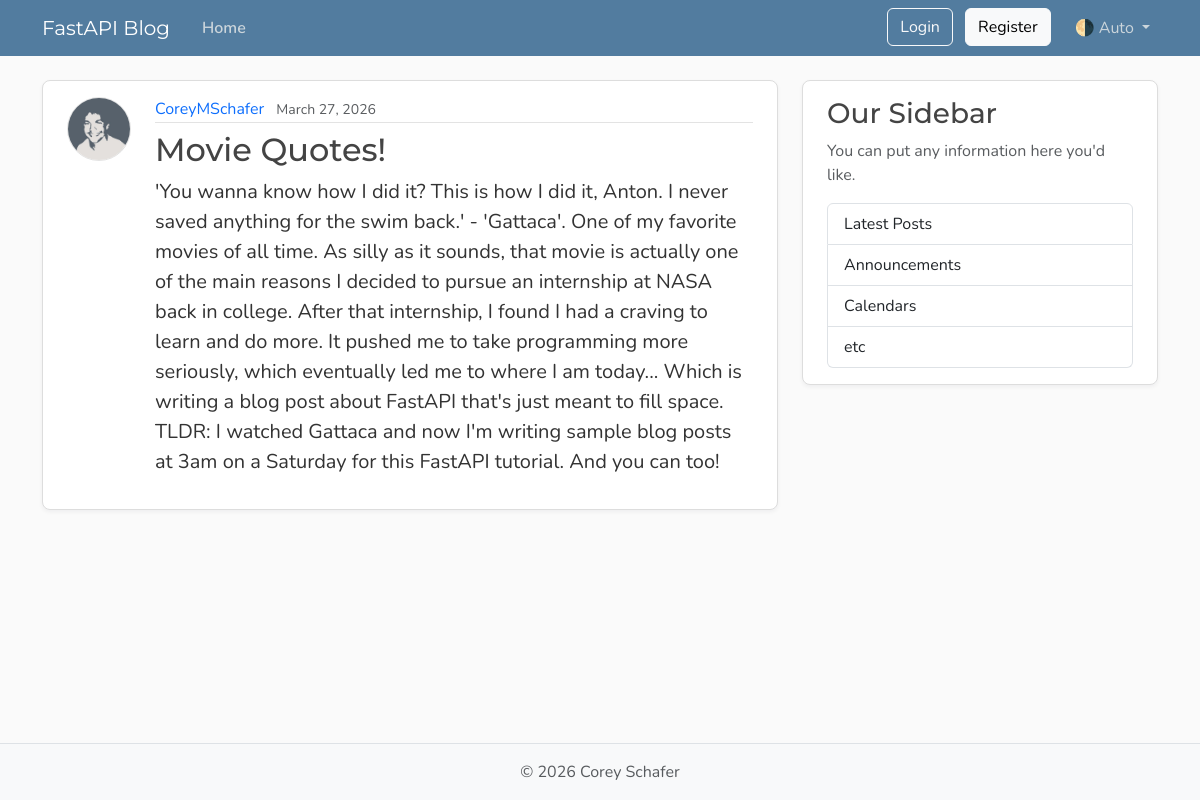
The page /posts/2 on the database its author committed.
### models.py (models this page shows, shortened)
class User(Base):
    __tablename__ = "users"
    id: Mapped[int] = mapped_column(Integer, primary_key=True, index=True)
    username: Mapped[str] = mapped_column(String(50), unique=True, nullable=False)
    email: Mapped[str] = mapped_column(String(120), unique=True, nullable=False)
    password_hash: Mapped[str] = mapped_column(String(200), nullable=False)
    image_file: Mapped[str | None] = mapped_column(
        String(200),
        nullable=True,
        default=None,
    )
    posts: Mapped[list[Post]] = relationship(    #sqlalchemy docs
        back_populates="author",
        cascade="all, delete-orphan")
    reset_tokens: Mapped[list[PasswordResetToken]] = relationship(
        back_populates="user",
        cascade="all, delete-orphan",
    )

class Post(Base):
    __tablename__ = "posts"
    id: Mapped[int] = mapped_column(Integer, primary_key=True, index=True)
    title: Mapped[str] = mapped_column(String(100), nullable=False)
    content: Mapped[str] = mapped_column(Text, nullable=False)
    user_id: Mapped[int] = mapped_column(
        ForeignKey("users.id"),
        nullable=False,
        index=True,
    )
    date_posted: Mapped[datetime] = mapped_column(
        DateTime(timezone=True),
        default=lambda: datetime.now(UTC),
    )
    author: Mapped[User] = relationship(back_populates="posts")

### main.py (the view)
@app.get("/posts/{post_id}", include_in_schema=False)
async def post_page(
    request: Request, post_id: int, db: Annotated[AsyncSession, Depends(get_db)]
):
    result = await db.execute(
        select(models.Post)
        .options(selectinload(models.Post.author))
        .where(models.Post.id == post_id),
    )
    post = result.scalars().first()
    if post:
        title = post.title[:50]
        return templates.TemplateResponse(
            request,
            "post.html",
            {"post": post, "title": title},
        )
    raise HTTPException(status_code=status.HTTP_404_NOT_FOUND, detail="Post not found")

### templates/post.html (shortened to what this page needs)
{% extends "layout.html" %}
{% block content %}
    <article class="content-section py-3 px-4 mb-4">
        <div class="d-flex align-items-start gap-4">
            <img class="rounded-circle article-img flex-shrink-0"
                 src="{{ post.author.image_path }}"
                 alt="{{ post.author.username }}'s profile picture"
                 width="64"
                 height="64"
                 loading="lazy">
            <div class="flex-grow-1">
                <div class="article-metadata mb-2">
                    <a class="me-2"
                       href="{{ url_for('user_posts', user_id=post.author.id) }}">{{ post.author.username }}</a>
                    <small class="text-body-secondary">{{ post.date_posted.strftime("%B %d, %Y") }}</small>
                </div>
                <h2 class="article-title">{{ post.title }}</h2>
                <p class="article-content">{{ post.content }}</p>
            </div>
        </div>
    </article>
{% endblock content %}

### static/css/main.css (style rules this page uses)
:root { --font-heading: "Montserrat", system-ui, -apple-system, BlinkMacSystemFont, sans-serif; --font-body: "Nunito", system-ui, -apple-system, BlinkMacSystemFont, sans-serif; --color-bg-body: #fafafa; --color-bg-content: #ffffff; --color-text-primary: #333333; --color-text-heading: #444444; --color-steel: #527c9f; --color-nav-link: #cbd5db; --color-nav-link-hover: #ffffff; --color-link-hover: #428bca; --color-border: #dddddd; --color-border-light: #e3e3e3; --spacing-xl: 5rem; --article-img-size: 4rem; --account-img-size: 7.813rem; }
body { font-family: var(--font-body); background: var(--color-bg-body); color: var(--color-text-primary); }
h1, h2, h3, h4, h5, h6 { font-family: var(--font-heading); color: var(--color-text-heading); }
a { text-decoration: none; }
.content-section { background: var(--color-bg-content); border: 1px solid var(--color-border); border-radius: 0.5rem; box-shadow: 0 2px 4px rgba(15, 23, 42, 0.05); transition: box-shadow 0.15s ease, transform 0.15s ease, border-color 0.15s ease; }
.article-title { color: var(--color-text-heading); transition: color 0.2s ease-in-out; }
.article-content { white-space: pre-line; font-size: 1.25rem; }
.article-img { height: var(--article-img-size); width: var(--article-img-size); flex-shrink: 0; object-fit: cover; border: 1px solid var(--color-border-light); box-shadow: 0 0 0 2px var(--color-bg-content); }
.article-metadata { padding-bottom: 0.063rem; border-bottom: 1px solid var(--color-border-light); }
.article-metadata a { transition: color 0.2s ease-in-out; }

### rows shown on the page
User: author.image_path (picture), author.username "CoreyMSchafer"
Post: date_posted "March 27, 2026", title "Movie Quotes!", content "'You wanna know how I did it? This is how I did it, Anton. I never saved anything for the swim back.' - 'Gattaca'. One of my favorite movies of all time. As silly as it sounds, that movie is actually one of the main reasons I decided to pursue an internship at NASA back in college. After that internship, I found I had a craving to learn and do more. It pushed me to take programming more seriously, which eventually led me to where I am today... Which is writing a blog post about FastAPI that's just meant to fill space. TLDR: I watched Gattaca and now I'm writing sample blog posts at 3am on a Saturday for this FastAPI tutorial. And you can too!"
